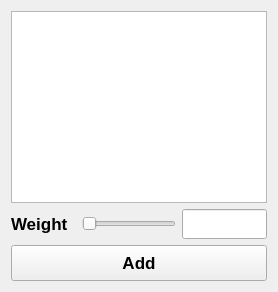
           <widget class="QWidget" name="tab_malts">
            <attribute name="title">
             <string>Malts</string>
            </attribute>
            <layout class="QVBoxLayout" name="layout_malts_tab" stretch="6,1,1">
             <property name="spacing">
              <number>6</number>
             </property>
             <item>
              <widget class="QTableWidget" name="tbl_malts">
               <property name="minimumSize">
                <size>
                 <width>0</width>
                 <height>120</height>
                </size>
               </property>
               <property name="font">
                <font>
                 <pointsize>12</pointsize>
                 <bold>true</bold>
                </font>
               </property>
              </widget>
             </item>
             <item>
              <layout class="QHBoxLayout" name="layout_malt_weight" stretch="1,0,1">
               <item>
                <widget class="QLabel" name="lbl_malt_weight">
                 <property name="minimumSize">
                  <size>
                   <width>65</width>
                   <height>30</height>
                  </size>
                 </property>
                 <property name="maximumSize">
                  <size>
                   <width>65</width>
                   <height>30</height>
                  </size>
                 </property>
                 <property name="font">
                  <font>
                   <pointsize>13</pointsize>
                   <bold>true</bold>
                  </font>
                 </property>
                 <property name="text">
                  <string>Weight</string>
                 </property>
                 <property name="alignment">
                  <set>Qt::AlignmentFlag::AlignLeading|Qt::AlignmentFlag::AlignLeft|Qt::AlignmentFlag::AlignVCenter</set>
                 </property>
                </widget>
               </item>
               <item>
                <widget class="QSlider" name="slider_malt_weight">
                 <property name="sizePolicy">
                  <sizepolicy hsizetype="Expanding" vsizetype="Fixed">
                   <horstretch>0</horstretch>
                   <verstretch>0</verstretch>
                  </sizepolicy>
                 </property>
                 <property name="orientation">
                  <enum>Qt::Orientation::Horizontal</enum>
                 </property>
                </widget>
               </item>
               <item>
                <widget class="QLineEdit" name="edit_malt_weight">
                 <property name="minimumSize">
                  <size>
                   <width>75</width>
                   <height>30</height>
                  </size>
                 </property>
                 <property name="maximumSize">
                  <size>
                   <width>85</width>
                   <height>30</height>
                  </size>
                 </property>
                 <property name="font">
                  <font>
                   <pointsize>13</pointsize>
                   <bold>true</bold>
                  </font>
                 </property>
                 <property name="alignment">
                  <set>Qt::AlignmentFlag::AlignRight|Qt::AlignmentFlag::AlignTrailing|Qt::AlignmentFlag::AlignVCenter</set>
                 </property>
                </widget>
               </item>
              </layout>
             </item>
             <item>
              <widget class="QPushButton" name="btn_malt_add">
               <property name="minimumSize">
                <size>
                 <width>0</width>
                 <height>36</height>
                </size>
               </property>
               <property name="font">
                <font>
                 <pointsize>13</pointsize>
                 <bold>true</bold>
                </font>
               </property>
               <property name="cursor">
                <cursorShape>PointingHandCursor</cursorShape>
               </property>
               <property name="text">
                <string>Add</string>
               </property>
              </widget>
             </item>
            </layout>
           </widget>
